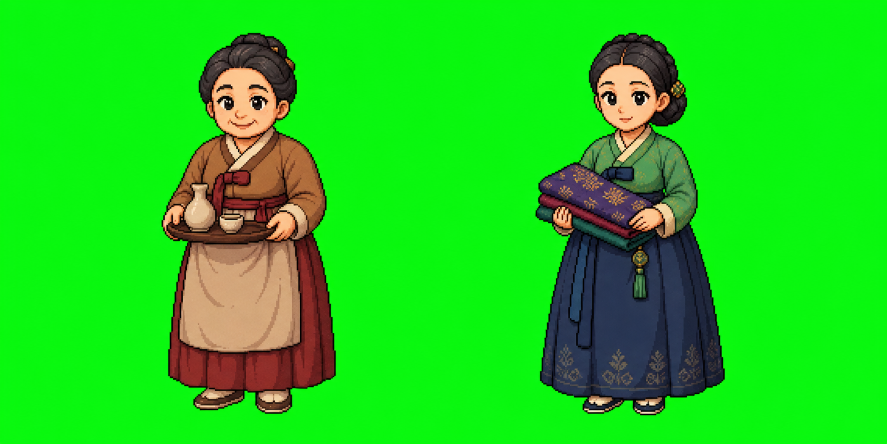
#> input picture assets/reference/market-shopkeepers-sheet.png, 1774 x 887 px, given in place of arithmetic-fixed-v2-sheet.png, which was not available (shown at 1/2 size)
$ python split_activity_v2.py
#> lines starting #> are read from the running program, lines starting #| are printed output that depends on the picture; pictures that were not available may be replaced by others from this repository, and a replacement may not be noted
from pathlib import Path
from PIL import Image
import numpy as np

ROOT=Path(__file__).resolve().parents[1]
out=ROOT/'assets/characters/seonhwa/age-09/sprites/activities'
jobs=[('arithmetic-fixed-v2-sheet.png','arithmetic-v2'),('errand-stall-v2-sheet.png','errand-v2')]
for source_name,prefix in jobs:
    source=Image.open(ROOT/'assets/reference'/source_name).convert('RGB')
#> source is the input picture: PIL image 1774x887 RGB; mean R, G, B 32.1, 207.6, 27.7
    for i in range(3):
        left=round(i*source.width/3);right=round((i+1)*source.width/3)
        crop=source.crop((left,0,right,source.height))
        data=np.array(crop).astype(np.int16);r,g,b=data[:,:,0],data[:,:,1],data[:,:,2]
        score=g-np.maximum(r,b)
        alpha=np.where(score>48,0,np.where(score>10,255-(score-10)*255//38,255)).astype(np.uint8)
        rgba=np.dstack((data.astype(np.uint8),alpha));image=Image.fromarray(rgba,'RGBA')
        bbox=image.getbbox()
        if bbox:image=image.crop(bbox)
        image.thumbnail((300,300),Image.Resampling.LANCZOS)
        canvas=Image.new('RGBA',(320,320),(0,0,0,0));canvas.alpha_composite(image,((320-image.width)//2,320-image.height-4))
        canvas.save(out/f'{prefix}-{i+1}.png',optimize=True)
        print(out/f'{prefix}-{i+1}.png')
#> this loop made 3 passes
#> bbox on passes 1 to 3: (324, 66, 591, 827), (0, 130, 592, 827), (0, 66, 266, 830)
#> pass 1, `crop=source.crop((left,0,right,source.height))`:
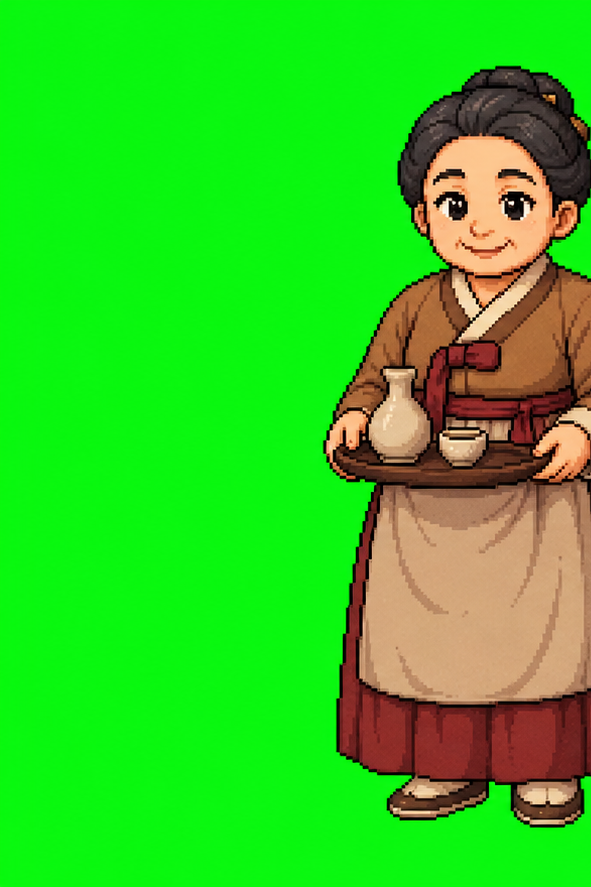
#> crop: PIL image 591x887 RGB; mean R, G, B 51.5, 203.7, 32.5
#> pass 1, `r, g, b = (data[:, :, 0], data[:, :, 1], data[:, :, 2])`:
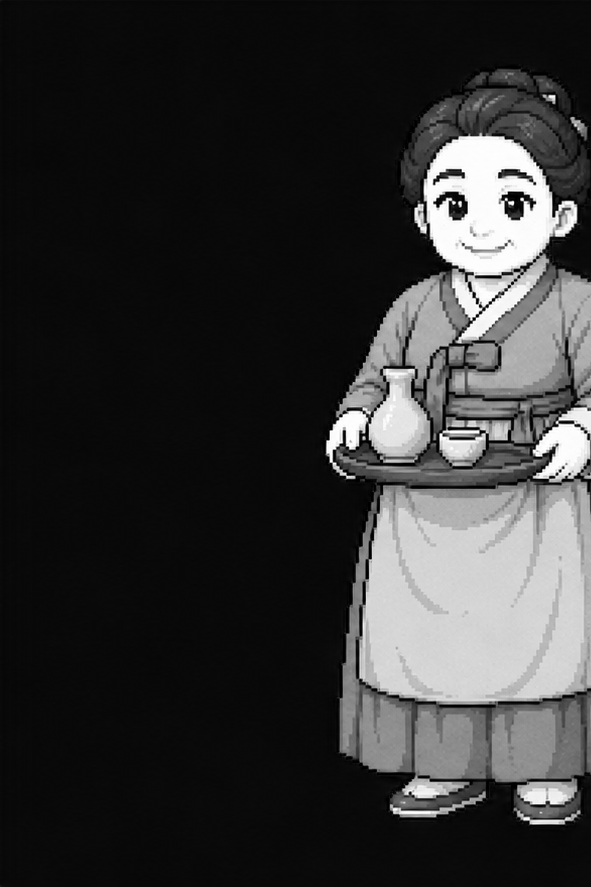
#> r: shape (887, 591) int16; min 0, max 255, mean 51.5
#> pass 1, `r, g, b = (data[:, :, 0], data[:, :, 1], data[:, :, 2])`:
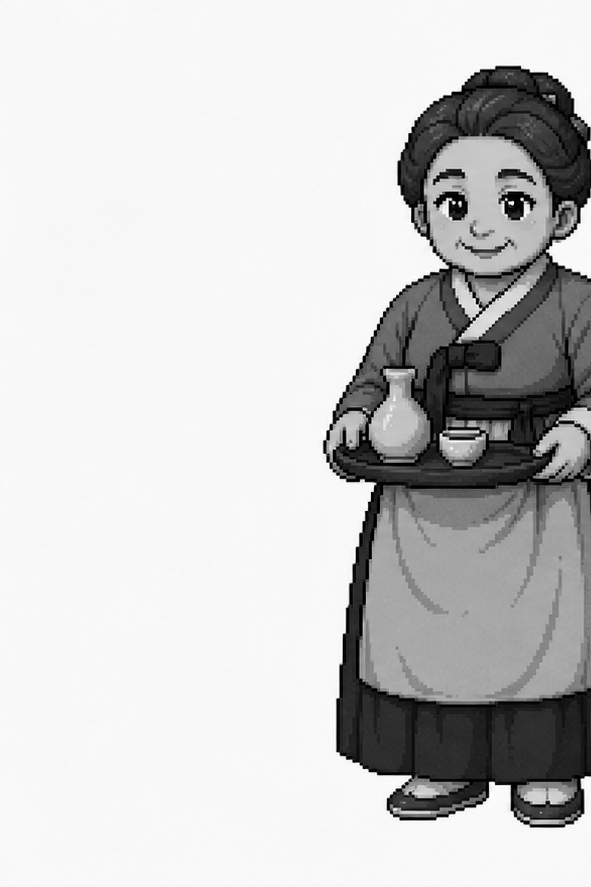
#> g: shape (887, 591) int16; min 0, max 255, mean 203.7
#> after the loop:
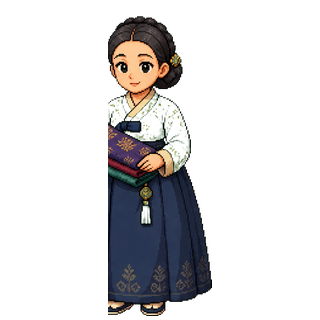
#> canvas: PIL image 320x320 RGBA; mean R, G, B, A 15.1, 14.7, 14.7, 51.2; transparent parts drawn white
#> after the loop:
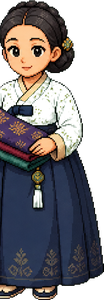
#> image: PIL image 104x300 RGBA; mean R, G, B, A 49.7, 48.3, 48.3, 168; transparent parts drawn white
#> after the loop:
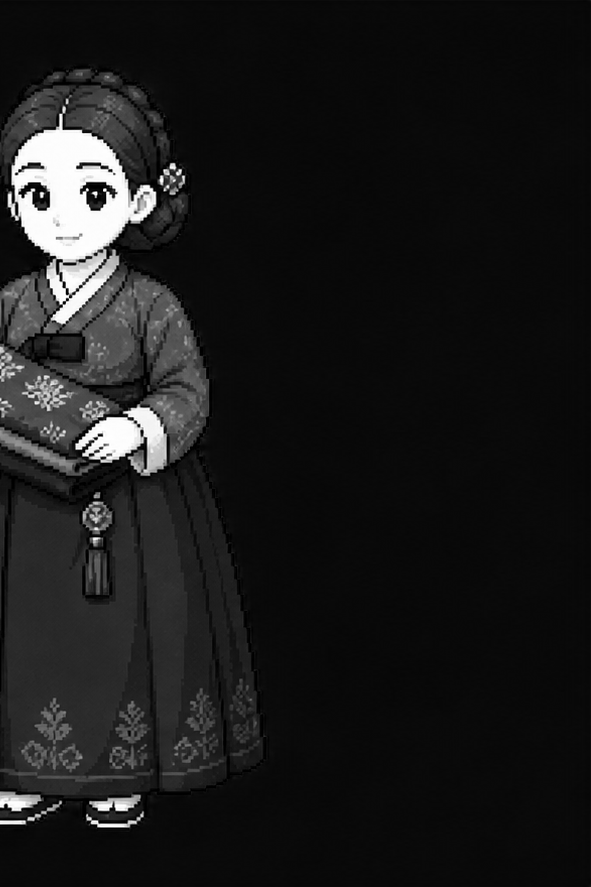
#> r: shape (887, 591) int16; min 0, max 255, mean 26.6
#> after the loop:
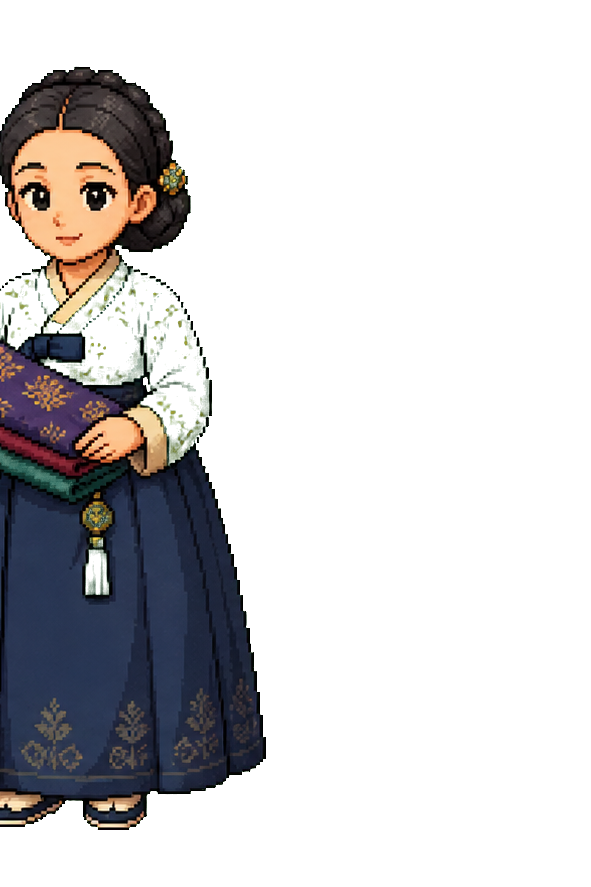
#> rgba: shape (887, 591, 4); mean R, G, B, A 26.6, 196.7, 30.4, 65.1; transparent parts drawn white
#> pass 2 of the loop `for source_name,prefix in jobs:`:
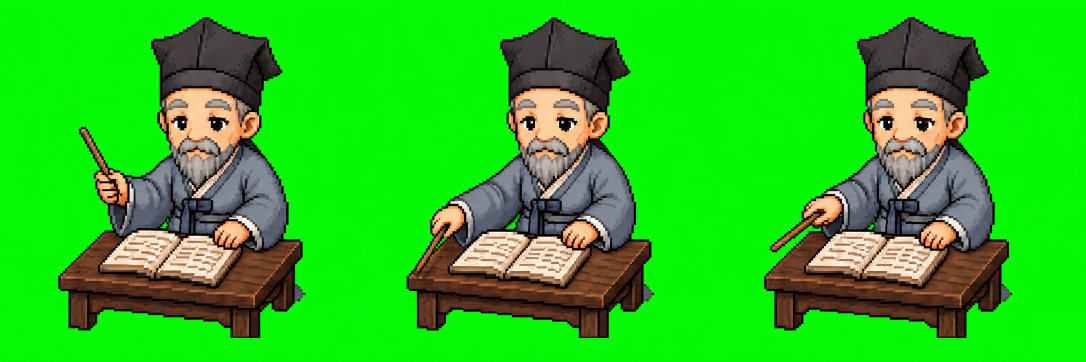
#> input picture assets/reference/teacher-desk-tap-sheet.png, 2172 x 724 px, given in place of errand-stall-v2-sheet.png, which was not available (shown at 1/2 size)
#> source is the input picture: PIL image 2172x724 RGB; mean R, G, B 41.6, 192.9, 29.6
#> the loop `for i in range(3):` made 3 passes
#> bbox on passes 1 to 3: (117, 35, 611, 676), (90, 35, 584, 676), (80, 35, 575, 676)
#> after the loop `for i in range(3):`:
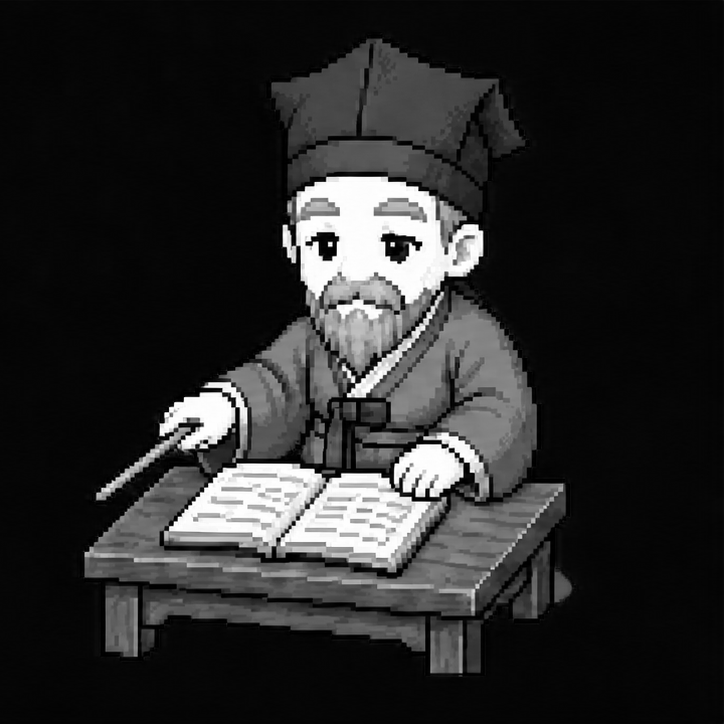
#> r: shape (724, 724) int16; min 0, max 255, mean 41.6
#> after the loop `for i in range(3):`:
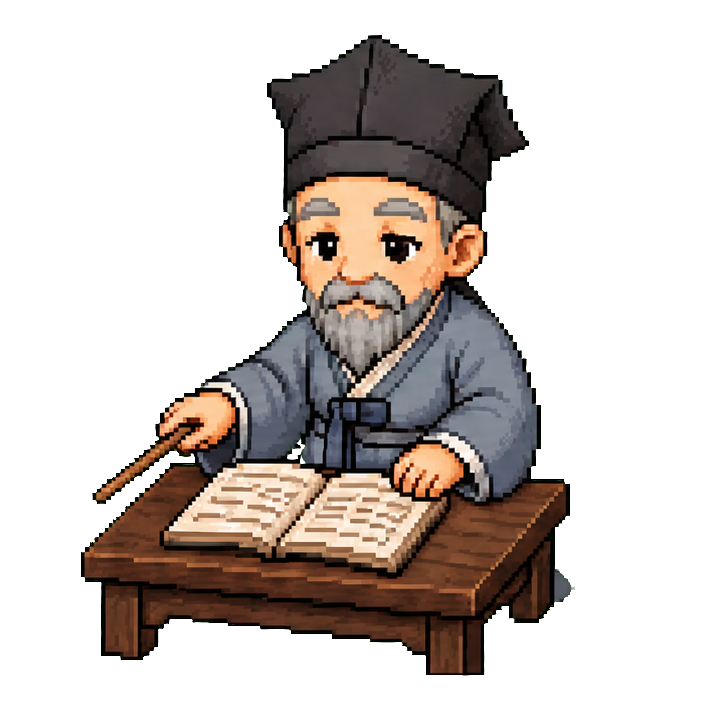
#> rgba: shape (724, 724, 4); mean R, G, B, A 41.6, 193.2, 29.5, 87.6; transparent parts drawn white
